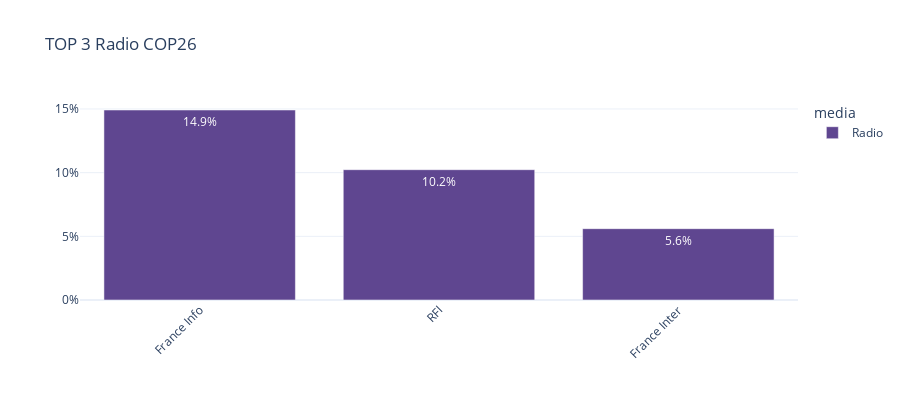

Here is the notebook cell this chart was saved with:
### Code cell
# Multiplier for one channel = n_mentions * 2 min / (60 minutes * 18h * n_days)
multiplier = 2 / (1 * 60 * 18 * 16)

fig = show_mentions_by_channel(data,list_of_channels=top_channels_radio,n = 3,
                               title = "TOP 3 Radio COP26",
                               method = multiplier,height = 400,text_auto = ".1%")
fig.update_layout(yaxis_tickformat='0%')

### Figure 1 — Plotly figure (JSON) as saved in the notebook; plotly's stock layout.template omitted (floating-point values rounded to 4 significant figures)
{"data": [{"alignmentgroup": "True", "hovertemplate": "media=Radio<br>channel_name=%{x}<br>count=%{y}<extra></extra>", "legendgroup": "Radio", "marker": {"color": "rgb(95, 70, 144)", "pattern": {"shape": ""}}, "name": "Radio", "offsetgroup": "Radio", "orientation": "v", "showlegend": true, "textposition": "auto", "texttemplate": "%{y:.1%}", "x": ["France Info", "RFI", "France Inter"], "xaxis": "x", "y": [0.1492, 0.1023, 0.05602], "yaxis": "y", "type": "bar"}], "layout": {"xaxis": {"anchor": "y", "domain": [0, 1], "title": {}, "categoryorder": "array", "categoryarray": ["France Info", "RFI", "France Inter"], "tickangle": -45}, "yaxis": {"anchor": "x", "domain": [0, 1], "title": {}, "tickformat": "0%"}, "legend": {"title": {"text": "media"}, "tracegroupgap": 0}, "title": {"text": "TOP 3 Radio COP26"}, "barmode": "relative", "height": 400, "margin": {"b": 100}}}
